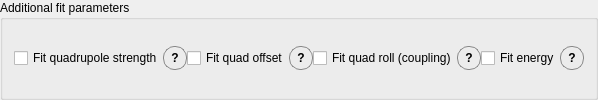
        <widget class="QGroupBox" name="localOptimizationSettingsGroup">
         <property name="styleSheet">
          <string notr="true">QGroupBox#localOptimizationSettingsGroup {
    background-color: rgb(245, 245, 245);
    border: 1px solid rgb(210, 210, 210);
    border-radius: 6px;
    margin-top: 8px;
    padding-top: 6px;
}
QGroupBox#localOptimizationSettingsGroup::title {
    subcontrol-origin: margin;
    left: 10px;
    padding: 0 4px 0 4px;
}</string>
         </property>
         <property name="title">
          <string>Additional fit parameters</string>
         </property>
         <layout class="QGridLayout" name="gridLocalOptimizationSettings">
          <property name="horizontalSpacing">
           <number>12</number>
          </property>
          <property name="verticalSpacing">
           <number>6</number>
          </property>
          <item row="0" column="0">
           <layout class="QHBoxLayout" name="fitQuadSettingLabelHBox">
            <item>
             <widget class="QCheckBox" name="fit_quadrupole_strength_checkbox">
              <property name="toolTip">
               <string>&lt;html&gt;&lt;head/&gt;&lt;body&gt;&lt;p&gt;Fit effective baseline quadrupole setting together with emittance and Twiss parameters.&lt;/p&gt;&lt;/body&gt;&lt;/html&gt;</string>
              </property>
              <property name="text">
               <string>Fit quadrupole strength</string>
              </property>
              <property name="checked">
               <bool>false</bool>
              </property>
             </widget>
            </item>
            <item>
             <widget class="QToolButton" name="fit_quad_setting_info_button">
              <property name="minimumSize">
               <size>
                <width>24</width>
                <height>24</height>
               </size>
              </property>
              <property name="maximumSize">
               <size>
                <width>24</width>
                <height>24</height>
               </size>
              </property>
              <property name="cursor">
               <cursorShape>PointingHandCursor</cursorShape>
              </property>
              <property name="toolTip">
               <string>&lt;html&gt;&lt;head/&gt;&lt;body&gt;&lt;p&gt;Add the nominal scanned quadrupole setting as an extra fit parameter.&lt;/p&gt;&lt;p&gt;For CLEAR this setting is the magnet current in A.&lt;/p&gt;&lt;/body&gt;&lt;/html&gt;</string>
              </property>
              <property name="styleSheet">
               <string notr="true">QToolButton#fit_quad_setting_info_button {
    border: 1px solid #888;
    border-radius: 11px;
    min-width: 22px;
    max-width: 22px;
    min-height: 22px;
    max-height: 22px;
    padding: 0px;
    font-weight: bold;
}
QToolButton#fit_quad_setting_info_button:hover {
    background-color: #e6e6e6;
}</string>
              </property>
              <property name="text">
               <string>?</string>
              </property>
              <property name="toolButtonStyle">
               <enum>Qt::ToolButtonTextOnly</enum>
              </property>
              <property name="autoRaise">
               <bool>false</bool>
              </property>
             </widget>
            </item>
            <item>
             <widget class="QCheckBox" name="fit_quad_offset_checkbox">
              <property name="toolTip">
               <string>&lt;html&gt;&lt;head/&gt;&lt;body&gt;&lt;p&gt;Fit the scanned quadrupole's transverse offset (quad_dx0, quad_dy0) together with emittance and Twiss parameters, from how the beam centroid on each screen moves vs quadrupole setting.&lt;/p&gt;&lt;/body&gt;&lt;/html&gt;</string>
              </property>
              <property name="text">
               <string>Fit quad offset</string>
              </property>
              <property name="checked">
               <bool>false</bool>
              </property>
             </widget>
            </item>
            <item>
             <widget class="QToolButton" name="fit_quad_offset_info_button">
              <property name="minimumSize">
               <size>
                <width>24</width>
                <height>24</height>
               </size>
              </property>
              <property name="maximumSize">
               <size>
                <width>24</width>
                <height>24</height>
               </size>
              </property>
              <property name="cursor">
               <cursorShape>PointingHandCursor</cursorShape>
              </property>
              <property name="toolTip">
               <string>&lt;html&gt;&lt;head/&gt;&lt;body&gt;&lt;p&gt;Fits the horizontal and vertical displacement of the scanned quadrupole relative to the beamline (Δx and Δy).&lt;/p&gt;&lt;p&gt;It uses how the beam centroid on each screen changes with quadrupole setting. Enable it only when those centroid measurements are reliable.&lt;/p&gt;&lt;/body&gt;&lt;/html&gt;</string>
              </property>
              <property name="styleSheet">
               <string notr="true">QToolButton#fit_quad_offset_info_button {
    border: 1px solid #888;
    border-radius: 11px;
    min-width: 22px;
    max-width: 22px;
    min-height: 22px;
    max-height: 22px;
    padding: 0px;
    font-weight: bold;
}
QToolButton#fit_quad_offset_info_button:hover {
    background-color: #e6e6e6;
}</string>
              </property>
              <property name="text">
               <string>?</string>
              </property>
             </widget>
            </item>
            <item>
             <widget class="QCheckBox" name="fit_quad_roll_checkbox">
              <property name="toolTip">
               <string>&lt;html&gt;&lt;head/&gt;&lt;body&gt;&lt;p&gt;Fit the scanned quadrupole's roll (quad_roll) together with emittance and Twiss parameters, from the x-y coupling (sigma_xy) on each screen vs quadrupole setting.&lt;/p&gt;&lt;/body&gt;&lt;/html&gt;</string>
              </property>
              <property name="text">
               <string>Fit quad roll (coupling)</string>
              </property>
              <property name="checked">
               <bool>false</bool>
              </property>
             </widget>
            </item>
            <item>
             <widget class="QToolButton" name="fit_quad_roll_info_button">
              <property name="minimumSize">
               <size>
                <width>24</width>
                <height>24</height>
               </size>
              </property>
              <property name="maximumSize">
               <size>
                <width>24</width>
                <height>24</height>
               </size>
              </property>
              <property name="cursor">
               <cursorShape>PointingHandCursor</cursorShape>
              </property>
              <property name="toolTip">
               <string>&lt;html&gt;&lt;head/&gt;&lt;body&gt;&lt;p&gt;Fits a rotation of the scanned quadrupole around the beam axis.&lt;/p&gt;&lt;p&gt;A rolled quadrupole couples the horizontal and vertical planes; the fit uses the measured x-y covariance (σxy) as quadrupole setting changes.&lt;/p&gt;&lt;/body&gt;&lt;/html&gt;</string>
              </property>
              <property name="styleSheet">
               <string notr="true">QToolButton#fit_quad_roll_info_button {
    border: 1px solid #888;
    border-radius: 11px;
    min-width: 22px;
    max-width: 22px;
    min-height: 22px;
    max-height: 22px;
    padding: 0px;
    font-weight: bold;
}
QToolButton#fit_quad_roll_info_button:hover {
    background-color: #e6e6e6;
}</string>
              </property>
              <property name="text">
               <string>?</string>
              </property>
             </widget>
            </item>
            <item>
             <widget class="QCheckBox" name="fit_energy_checkbox">
              <property name="text">
               <string>Fit energy</string>
              </property>
             </widget>
            </item>
            <item>
             <widget class="QToolButton" name="fit_energy_tooltip">
              <property name="styleSheet">
               <string notr="true">QToolButton#fit_energy_tooltip {
    border: 1px solid #888;
    border-radius: 11px;
    min-width: 22px;
    max-width: 22px;
    min-height: 22px;
    max-height: 22px;
    padding: 0px;
    font-weight: bold;
}
QToolButton#fit_energy_tooltip:hover {
    background-color: #e6e6e6;
}</string>
              </property>
              <property name="text">
               <string>?</string>
              </property>
             </widget>
            </item>
           </layout>
          </item>
         </layout>
        </widget>
